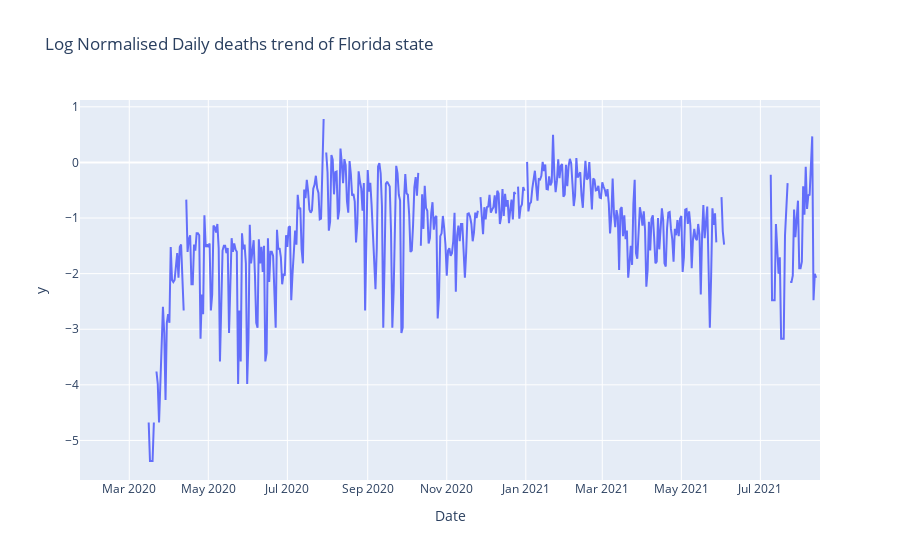

Here is the notebook cell this chart was saved with:
### Code cell
fig6_fl = px.line(FL_state_date, x="Date", y=np.log(FL_state_date['Num of Deaths Per Day Normalized']),title='Log Normalised Daily deaths trend of Florida state')
#fig6_fl.show()
fig6_fl.write_image("C:/Users/Vidya/Desktop/Data_Science_project/Fall-21_COVID-Team_5/Images/Saved Pictures/fig6_fl.png")
img_bytes = fig6_fl.to_image(format="png")
Image(img_bytes)

### Figure 1 — Plotly figure (JSON) as saved in the notebook; plotly's stock layout.template omitted (floating-point values rounded to 4 significant figures; data arrays with more than 128 entries replaced by an {"elided": "..."} marker saying what was removed)
{"data": [{"hovertemplate": "Date=%{x}<br>y=%{y}<extra></extra>", "legendgroup": "", "line": {"color": "#636efa", "dash": "solid"}, "marker": {"symbol": "circle"}, "mode": "lines", "name": "", "orientation": "v", "showlegend": false, "type": "scatter", "x": {"elided": "572 str values"}, "xaxis": "x", "y": {"elided": "572 float values"}, "yaxis": "y"}], "layout": {"legend": {"tracegroupgap": 0}, "title": {"text": "Log Normalised Daily deaths trend of Florida state"}, "xaxis": {"anchor": "y", "domain": [0, 1], "title": {"text": "Date"}}, "yaxis": {"anchor": "x", "domain": [0, 1], "title": {"text": "y"}}}}
